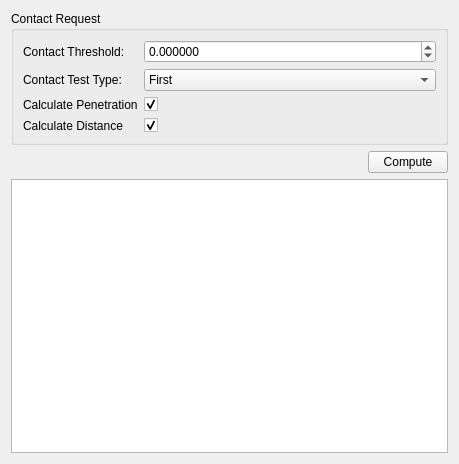
<?xml version="1.0" encoding="UTF-8"?>
<ui version="4.0">
 <class>ContactResultsWidget</class>
 <widget class="QWidget" name="ContactResultsWidget">
  <property name="geometry">
   <rect>
    <x>0</x>
    <y>0</y>
    <width>459</width>
    <height>464</height>
   </rect>
  </property>
  <property name="windowTitle">
   <string>Form</string>
  </property>
  <layout class="QVBoxLayout" name="verticalLayout">
   <item>
    <widget class="QGroupBox" name="contact_request_group_box">
     <property name="title">
      <string>Contact Request</string>
     </property>
     <layout class="QFormLayout" name="formLayout_2">
      <item row="0" column="0">
       <widget class="QLabel" name="label">
        <property name="text">
         <string>Contact Threshold:</string>
        </property>
       </widget>
      </item>
      <item row="0" column="1">
       <widget class="QDoubleSpinBox" name="contact_threshold">
        <property name="decimals">
         <number>6</number>
        </property>
        <property name="minimum">
         <double>-100.000000000000000</double>
        </property>
        <property name="maximum">
         <double>100.000000000000000</double>
        </property>
        <property name="singleStep">
         <double>0.001000000000000</double>
        </property>
        <property name="value">
         <double>0.000000000000000</double>
        </property>
       </widget>
      </item>
      <item row="1" column="0">
       <widget class="QLabel" name="label_2">
        <property name="text">
         <string>Contact Test Type:</string>
        </property>
       </widget>
      </item>
      <item row="1" column="1">
       <widget class="QComboBox" name="contact_test_type">
        <item>
         <property name="text">
          <string extracomment="Return at first contact for any pair of objects">First</string>
         </property>
        </item>
        <item>
         <property name="text">
          <string extracomment="Return the global minimum for a pair of objects">Closest</string>
         </property>
        </item>
        <item>
         <property name="text">
          <string extracomment="Return all contacts for a pair of objects">All</string>
         </property>
        </item>
       </widget>
      </item>
      <item row="2" column="0">
       <widget class="QLabel" name="label_3">
        <property name="text">
         <string>Calculate Penetration</string>
        </property>
       </widget>
      </item>
      <item row="2" column="1">
       <widget class="QCheckBox" name="calculate_penetration">
        <property name="text">
         <string/>
        </property>
        <property name="checked">
         <bool>true</bool>
        </property>
       </widget>
      </item>
      <item row="3" column="0">
       <widget class="QLabel" name="label_4">
        <property name="text">
         <string>Calculate Distance</string>
        </property>
       </widget>
      </item>
      <item row="3" column="1">
       <widget class="QCheckBox" name="calculate_distance">
        <property name="text">
         <string/>
        </property>
        <property name="checked">
         <bool>true</bool>
        </property>
       </widget>
      </item>
     </layout>
    </widget>
   </item>
   <item>
    <widget class="QFrame" name="compute_frame">
     <property name="frameShape">
      <enum>QFrame::NoFrame</enum>
     </property>
     <property name="frameShadow">
      <enum>QFrame::Raised</enum>
     </property>
     <layout class="QHBoxLayout" name="horizontalLayout">
      <property name="leftMargin">
       <number>0</number>
      </property>
      <property name="topMargin">
       <number>0</number>
      </property>
      <property name="rightMargin">
       <number>0</number>
      </property>
      <property name="bottomMargin">
       <number>0</number>
      </property>
      <item>
       <spacer name="horizontalSpacer">
        <property name="orientation">
         <enum>Qt::Horizontal</enum>
        </property>
        <property name="sizeHint" stdset="0">
         <size>
          <width>40</width>
          <height>20</height>
         </size>
        </property>
       </spacer>
      </item>
      <item>
       <widget class="QPushButton" name="compute_push_button">
        <property name="text">
         <string>Compute</string>
        </property>
       </widget>
      </item>
     </layout>
    </widget>
   </item>
   <item>
    <widget class="tesseract_gui::ContactResultsTreeView" name="tree_view">
     <property name="editTriggers">
      <set>QAbstractItemView::NoEditTriggers</set>
     </property>
    </widget>
   </item>
  </layout>
 </widget>
 <customwidgets>
  <customwidget>
   <class>tesseract_gui::ContactResultsTreeView</class>
   <extends>QTreeView</extends>
   <header>tesseract_widgets/collision/contact_results_tree_view.h</header>
  </customwidget>
 </customwidgets>
 <resources/>
 <connections/>
</ui>
